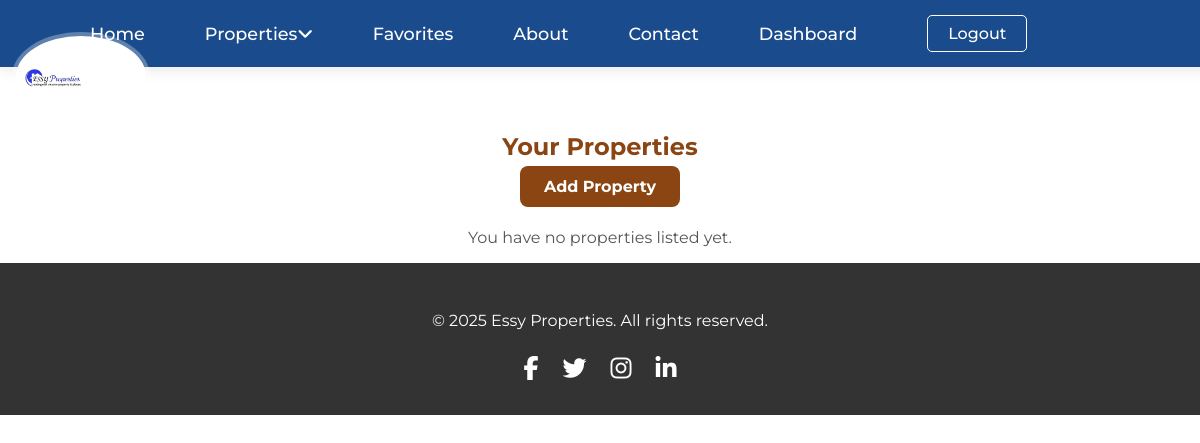
/seller/dashboard/ (signed in), run on an earlier commit of the app's database.
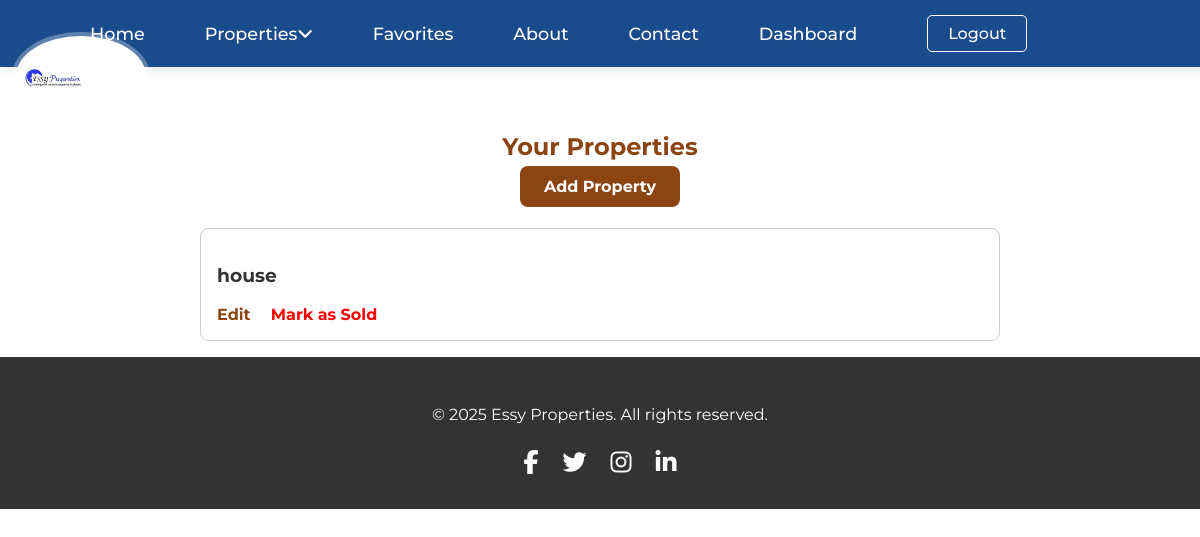
And on a later commit of the database.
### mainapp/models.py (models this page shows, shortened)
class Property(models.Model):
    PROPERTY_TYPES = (
        ('house', 'House'),
        ('apartment', 'Apartment'),
        ('commercial', 'Commercial'),
        ('land', 'Land'),
    )
    seller = models.ForeignKey(SellerProfile, on_delete=models.CASCADE, related_name='properties')
    title = models.CharField(max_length=200)
    description = models.TextField()
    property_type = models.CharField(max_length=50, choices=PROPERTY_TYPES)
    price = models.DecimalField(max_digits=12, decimal_places=2)
    location_address = models.CharField(max_length=255)
    latitude = models.DecimalField(max_digits=9, decimal_places=6, blank=True, null=True)
    longitude = models.DecimalField(max_digits=9, decimal_places=6, blank=True, null=True)
    image_main = models.ImageField(upload_to='mainapp/properties/')
    image_gallery_1 = models.ImageField(upload_to='mainapp/properties/', blank=True, null=True)
    image_gallery_2 = models.ImageField(upload_to='mainapp/properties/', blank=True, null=True)
    image_gallery_3 = models.ImageField(upload_to='mainapp/properties/', blank=True, null=True)
    amenities = models.TextField(blank=True, null=True)
    floor_plan = models.FileField(upload_to='mainapp/floorplans/', blank=True, null=True)
    is_available = models.BooleanField(default=True)
    view_count = models.PositiveIntegerField(default=0)
    created_at = models.DateTimeField(auto_now_add=True)
    updated_at = models.DateTimeField(auto_now=True)

### mainapp/views.py (the view)
# urls.py: path('seller/dashboard/', views.seller_dashboard, name='seller_dashboard'),
@login_required
def seller_dashboard(request):
    profile, _ = SellerProfile.objects.get_or_create(user=request.user)
    properties = profile.properties.all()
    return render(request, 'mainapp/seller_dashboard.html', {'properties': properties})

### mainapp/templates/mainapp/seller_dashboard.html (shortened to what this page needs)
{% extends 'mainapp/base.html' %}
{% block content %}
<div style="text-align:center; margin-top:2rem; margin-bottom:2rem;">
  <h2 style="color:#8B4513; margin-bottom:1rem;">Your Properties</h2>
  <a href="{% url 'create_property' %}"
     style="padding:0.7rem 1.5rem; background:#8B4513; color:white; border-radius:8px; text-decoration:none; font-weight:bold;">
    Add Property
  </a>
</div>
<div style="max-width:800px; margin:0 auto;">
  {% for property in properties %}
    <div style="border:1px solid #ccc; padding:1rem; margin-bottom:1rem; border-radius:8px;">
      <h3>{{ property.title }}</h3>
      <div style="margin-top:0.5rem;">
        <a href="{% url 'edit_property' property.pk %}"
           style="margin-right:1rem; color:#8B4513; text-decoration:none; font-weight:bold;">Edit</a>
        <a href="{% url 'mark_as_sold' property.pk %}"
           style="color:red; text-decoration:none; font-weight:bold;">Mark as Sold</a>
      </div>
    </div>
  {% empty %}
    <p style="text-align:center; color:#555;">You have no properties listed yet.</p>
  {% endfor %}
</div>
{% endblock %}

What changed in the data, as far as the page shows it:
added Property: title "house"
Also different on the page:
text no longer shown: "You have no properties listed yet."
